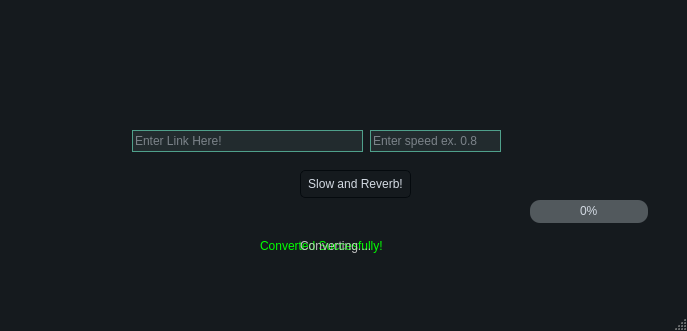
<?xml version="1.0" encoding="UTF-8"?>
<ui version="4.0">
 <class>MainWindow</class>
 <widget class="QMainWindow" name="MainWindow">
  <property name="geometry">
   <rect>
    <x>0</x>
    <y>0</y>
    <width>687</width>
    <height>331</height>
   </rect>
  </property>
  <property name="windowTitle">
   <string>MainWindow</string>
  </property>
  <property name="styleSheet">
   <string notr="true">/*
ManjaroMix Style Sheet for QT Applications
Author: Jaime A. Quiroga P.
Company: GTRONICK
Last updated: 25/02/2020, 15:42.
Available at: https://github.com/GTRONICK/QSS/blob/master/ManjaroMix.qss
*/
QMainWindow {
	background-color:#151a1e;
}
QCalendar {
	background-color: #151a1e;
}
QTextEdit {
	border-width: 1px;
	border-style: solid;
	border-color: #4fa08b;
	background-color: #222b2e;
	color: #d3dae3;
}
QPlainTextEdit {
	border-width: 1px;
	border-style: solid;
	border-color: #4fa08b;
	background-color: #222b2e;
	color: #d3dae3;
}
QToolButton {
	border-style: solid;
	border-top-color: qlineargradient(spread:pad, x1:0.5, y1:1, x2:0.5, y2:0, stop:0 rgb(215, 215, 215), stop:1 rgb(222, 222, 222));
	border-right-color: qlineargradient(spread:pad, x1:0, y1:0.5, x2:1, y2:0.5, stop:0 rgb(217, 217, 217), stop:1 rgb(227, 227, 227));
	border-left-color: qlineargradient(spread:pad, x1:0, y1:0.5, x2:1, y2:0.5, stop:0 rgb(227, 227, 227), stop:1 rgb(217, 217, 217));
	border-bottom-color: qlineargradient(spread:pad, x1:0.5, y1:1, x2:0.5, y2:0, stop:0 rgb(215, 215, 215), stop:1 rgb(222, 222, 222));
	border-width: 1px;
	border-radius: 5px;
	color: #d3dae3;
	padding: 2px;
	background-color: rgb(255,255,255);
}
QToolButton:hover{
	border-style: solid;
	border-top-color: qlineargradient(spread:pad, x1:0.5, y1:1, x2:0.5, y2:0, stop:0 rgb(195, 195, 195), stop:1 rgb(222, 222, 222));
	border-right-color: qlineargradient(spread:pad, x1:0, y1:0.5, x2:1, y2:0.5, stop:0 rgb(197, 197, 197), stop:1 rgb(227, 227, 227));
	border-left-color: qlineargradient(spread:pad, x1:0, y1:0.5, x2:1, y2:0.5, stop:0 rgb(227, 227, 227), stop:1 rgb(197, 197, 197));
	border-bottom-color: qlineargradient(spread:pad, x1:0.5, y1:1, x2:0.5, y2:0, stop:0 rgb(195, 195, 195), stop:1 rgb(222, 222, 222));
	border-width: 1px;
	border-radius: 5px;
	color: rgb(0,0,0);
	padding: 2px;
	background-color: rgb(255,255,255);
}
QToolButton:pressed{
	border-style: solid;
	border-top-color: qlineargradient(spread:pad, x1:0.5, y1:1, x2:0.5, y2:0, stop:0 rgb(215, 215, 215), stop:1 rgb(222, 222, 222));
	border-right-color: qlineargradient(spread:pad, x1:0, y1:0.5, x2:1, y2:0.5, stop:0 rgb(217, 217, 217), stop:1 rgb(227, 227, 227));
	border-left-color: qlineargradient(spread:pad, x1:0, y1:0.5, x2:1, y2:0.5, stop:0 rgb(227, 227, 227), stop:1 rgb(217, 217, 217));
	border-bottom-color: qlineargradient(spread:pad, x1:0.5, y1:1, x2:0.5, y2:0, stop:0 rgb(215, 215, 215), stop:1 rgb(222, 222, 222));
	border-width: 1px;
	border-radius: 5px;
	color: rgb(0,0,0);
	padding: 2px;
	background-color: rgb(142,142,142);
}
QPushButton{
	border-style: solid;
	border-color: #050a0e;
	border-width: 1px;
	border-radius: 5px;
	color: #d3dae3;
	padding: 2px;
	background-color: #151a1e;
}
QPushButton::default{
	border-style: solid;
	border-color: #050a0e;
	border-width: 1px;
	border-radius: 5px;
	color: #FFFFFF;
	padding: 2px;
	background-color: #151a1e;;
}
QPushButton:hover{
	border-style: solid;
	border-color: #050a0e;
	border-width: 1px;
	border-radius: 5px;
	color: #d3dae3;
	padding: 2px;
	background-color: #1c1f1f;
}
QPushButton:pressed{
	border-style: solid;
	border-color: #050a0e;
	border-width: 1px;
	border-radius: 5px;
	color: #d3dae3;
	padding: 2px;
	background-color: #2c2f2f;
}
QPushButton:disabled{
	border-style: solid;
	border-top-color: qlineargradient(spread:pad, x1:0.5, y1:1, x2:0.5, y2:0, stop:0 rgb(215, 215, 215), stop:1 rgb(222, 222, 222));
	border-right-color: qlineargradient(spread:pad, x1:0, y1:0.5, x2:1, y2:0.5, stop:0 rgb(217, 217, 217), stop:1 rgb(227, 227, 227));
	border-left-color: qlineargradient(spread:pad, x1:0, y1:0.5, x2:1, y2:0.5, stop:0 rgb(227, 227, 227), stop:1 rgb(217, 217, 217));
	border-bottom-color: qlineargradient(spread:pad, x1:0.5, y1:1, x2:0.5, y2:0, stop:0 rgb(215, 215, 215), stop:1 rgb(222, 222, 222));
	border-width: 1px;
	border-radius: 5px;
	color: #808086;
	padding: 2px;
	background-color: rgb(142,142,142);
}
QLineEdit {
	border-width: 1px;
	border-style: solid;
	border-color: #4fa08b;
	background-color: #222b2e;
	color: #d3dae3;
}
QLabel {
	color: #d3dae3;
}
QLCDNumber {
	color: #4d9b87;
}
QProgressBar {
	text-align: center;
	color: #d3dae3;
	border-radius: 10px;
	border-color: transparent;
	border-style: solid;
	background-color: #52595d;
}
QProgressBar::chunk {
	background-color: #214037	;
	border-radius: 10px;
}
QMenuBar {
	background-color: #151a1e;
}
QMenuBar::item {
	color: #d3dae3;
  	spacing: 3px;
  	padding: 1px 4px;
	background-color: #151a1e;
}

QMenuBar::item:selected {
  	background-color: #252a2e;
	color: #FFFFFF;
}
QMenu {
	background-color: #151a1e;
}
QMenu::item:selected {
	background-color: #252a2e;
	color: #FFFFFF;
}
QMenu::item {
	color: #d3dae3;
	background-color: #151a1e;
}
QTabWidget {
	color:rgb(0,0,0);
	background-color:#000000;
}
QTabWidget::pane {
		border-color: #050a0e;
		background-color: #1e282c;
		border-style: solid;
		border-width: 1px;
    	border-bottom-left-radius: 4px;
		border-bottom-right-radius: 4px;
}
QTabBar::tab:first {
	border-style: solid;
	border-left-width:1px;
	border-right-width:0px;
	border-top-width:1px;
	border-bottom-width:0px;
	border-top-color: #050a0e;
	border-left-color: #050a0e;
	border-bottom-color: #050a0e;
	border-top-left-radius: 4px;
	color: #d3dae3;
	padding: 3px;
	margin-left:0px;
	background-color: #151a1e;
}
QTabBar::tab:last {
	border-style: solid;
	border-top-width:1px;
	border-left-width:1px;
	border-right-width:1px;
	border-bottom-width:0px;
	border-color: #050a0e;
	border-top-right-radius: 4px;
	color: #d3dae3;
	padding: 3px;
	margin-left:0px;
	background-color: #151a1e;
}
QTabBar::tab {
	border-style: solid;
	border-top-width:1px;
	border-bottom-width:0px;
	border-left-width:1px;
	border-top-color: #050a0e;
	border-left-color: #050a0e;
	border-bottom-color: #050a0e;
	color: #d3dae3;
	padding: 3px;
	margin-left:0px;
	background-color: #151a1e;
}
QTabBar::tab:selected, QTabBar::tab:last:selected, QTabBar::tab:hover {
  	border-style: solid;
  	border-left-width:1px;
	border-bottom-width:0px;
	border-right-color: transparent;
	border-top-color: #050a0e;
	border-left-color: #050a0e;
	border-bottom-color: #050a0e;
	color: #FFFFFF;
	padding: 3px;
	margin-left:0px;
	background-color: #1e282c;
}

QTabBar::tab:selected, QTabBar::tab:first:selected, QTabBar::tab:hover {
  	border-style: solid;
  	border-left-width:1px;
  	border-bottom-width:0px;
  	border-top-width:1px;
	border-right-color: transparent;
	border-top-color: #050a0e;
	border-left-color: #050a0e;
	border-bottom-color: #050a0e;
	color: #FFFFFF;
	padding: 3px;
	margin-left:0px;
	background-color: #1e282c;
}

QCheckBox {
	color: #d3dae3;
	padding: 2px;
}
QCheckBox:disabled {
	color: #808086;
	padding: 2px;
}

QCheckBox:hover {
	border-radius:4px;
	border-style:solid;
	padding-left: 1px;
	padding-right: 1px;
	padding-bottom: 1px;
	padding-top: 1px;
	border-width:1px;
	border-color: transparent;
}
QCheckBox::indicator:checked {

	height: 10px;
	width: 10px;
	border-style:solid;
	border-width: 1px;
	border-color: #4fa08b;
	color: #000000;
	background-color: qradialgradient(cx:0.4, cy:0.4, radius: 1.5,fx:0, fy:0, stop:0 #1e282c, stop:0.3 #1e282c, stop:0.4 #4fa08b, stop:0.5 #1e282c, stop:1 #1e282c);
}
QCheckBox::indicator:unchecked {

	height: 10px;
	width: 10px;
	border-style:solid;
	border-width: 1px;
	border-color: #4fa08b;
	color: #000000;
}
QRadioButton {
	color: #d3dae3;
	padding: 1px;
}
QRadioButton::indicator:checked {
	height: 10px;
	width: 10px;
	border-style:solid;
	border-radius:5px;
	border-width: 1px;
	border-color: #4fa08b;
	color: #a9b7c6;
	background-color: qradialgradient(cx:0.5, cy:0.5, radius:0.4,fx:0.5, fy:0.5, stop:0 #4fa08b, stop:1 #1e282c);
}
QRadioButton::indicator:!checked {
	height: 10px;
	width: 10px;
	border-style:solid;
	border-radius:5px;
	border-width: 1px;
	border-color: #4fa08b;
	color: #a9b7c6;
	background-color: transparent;
}
QStatusBar {
	color:#027f7f;
}
QSpinBox {
	color: #d3dae3;
	background-color: #222b2e;
	border-width: 1px;
	border-style: solid;
	border-color: #4fa08b;
}
QDoubleSpinBox {
	color: #d3dae3;
	background-color: #222b2e;
	border-width: 1px;
	border-style: solid;
	border-color: #4fa08b;
}
QTimeEdit {
	color: #d3dae3;
	background-color: #222b2e;
	border-width: 1px;
	border-style: solid;
	border-color: #4fa08b;
}
QDateTimeEdit {
	color: #d3dae3;
	background-color: #222b2e;
	border-width: 1px;
	border-style: solid;
	border-color: #4fa08b;
}
QDateEdit {
	color: #d3dae3;
	background-color: #222b2e;
	border-width: 1px;
	border-style: solid;
	border-color: #4fa08b;
}
QFontComboBox {
	color: #d3dae3;
	background-color: #222b2e;
	border-width: 1px;
	border-style: solid;
	border-color: #4fa08b;
}
QComboBox {
	color: #d3dae3;
	background-color: #222b2e;
	border-width: 1px;
	border-style: solid;
	border-color: #4fa08b;
}

QDial {
	background: #16a085;
}

QToolBox {
	color: #a9b7c6;
	background-color: #222b2e;
}
QToolBox::tab {
	color: #a9b7c6;
	background-color:#222b2e;
}
QToolBox::tab:selected {
	color: #FFFFFF;
	background-color:#222b2e;
}
QScrollArea {
	color: #FFFFFF;
	background-color:#222b2e;
}
QSlider::groove:horizontal {
	height: 5px;
	background-color: #52595d;
}
QSlider::groove:vertical {
	width: 5px;
	background-color: #52595d;
}
QSlider::handle:horizontal {
	background: #1a2224;
	border-style: solid;
	border-width: 1px;
	border-color: rgb(207,207,207);
	width: 12px;
	margin: -5px 0;
	border-radius: 7px;
}
QSlider::handle:vertical {
	background: #1a2224;
	border-style: solid;
	border-width: 1px;
	border-color: rgb(207,207,207);
	height: 12px;
	margin: 0 -5px;
	border-radius: 7px;
}
QSlider::add-page:horizontal {
    background: #52595d;
}
QSlider::add-page:vertical {
    background: #52595d;
}
QSlider::sub-page:horizontal {
    background-color: #15433a;
}
QSlider::sub-page:vertical {
    background-color: #15433a;
}
QScrollBar:horizontal {
	max-height: 10px;
	border: 1px transparent grey;
	margin: 0px 20px 0px 20px;
	background: transparent;
}
QScrollBar:vertical {
	max-width: 10px;
	border: 1px transparent grey;
	margin: 20px 0px 20px 0px;
	background: transparent;
}
QScrollBar::handle:horizontal {
	background: #52595d;
	border-style: transparent;
	border-radius: 4px;
	min-width: 25px;
}
QScrollBar::handle:horizontal:hover {
	background: #58a492;
	border-style: transparent;
	border-radius: 4px;
	min-width: 25px;
}
QScrollBar::handle:vertical {
	background: #52595d;
	border-style: transparent;
	border-radius: 4px;
	min-height: 25px;
}
QScrollBar::handle:vertical:hover {
	background: #58a492;
	border-style: transparent;
	border-radius: 4px;
	min-height: 25px;
}
QScrollBar::add-line:horizontal {
   border: 2px transparent grey;
   border-top-right-radius: 4px;
   border-bottom-right-radius: 4px;
   background: #15433a;
   width: 20px;
   subcontrol-position: right;
   subcontrol-origin: margin;
}
QScrollBar::add-line:horizontal:pressed {
   border: 2px transparent grey;
   border-top-right-radius: 4px;
   border-bottom-right-radius: 4px;
   background: rgb(181,181,181);
   width: 20px;
   subcontrol-position: right;
   subcontrol-origin: margin;
}
QScrollBar::add-line:vertical {
   border: 2px transparent grey;
   border-bottom-left-radius: 4px;
   border-bottom-right-radius: 4px;
   background: #15433a;
   height: 20px;
   subcontrol-position: bottom;
   subcontrol-origin: margin;
}
QScrollBar::add-line:vertical:pressed {
   border: 2px transparent grey;
   border-bottom-left-radius: 4px;
   border-bottom-right-radius: 4px;
   background: rgb(181,181,181);
   height: 20px;
   subcontrol-position: bottom;
   subcontrol-origin: margin;
}
QScrollBar::sub-line:horizontal {
   border: 2px transparent grey;
   border-top-left-radius: 4px;
   border-bottom-left-radius: 4px;
   background: #15433a;
   width: 20px;
   subcontrol-position: left;
   subcontrol-origin: margin;
}
QScrollBar::sub-line:horizontal:pressed {
   border: 2px transparent grey;
   border-top-left-radius: 4px;
   border-bottom-left-radius: 4px;
   background: rgb(181,181,181);
   width: 20px;
   subcontrol-position: left;
   subcontrol-origin: margin;
}
QScrollBar::sub-line:vertical {
   border: 2px transparent grey;
   border-top-left-radius: 4px;
   border-top-right-radius: 4px;
   background: #15433a;
   height: 20px;
   subcontrol-position: top;
   subcontrol-origin: margin;
}
QScrollBar::sub-line:vertical:pressed {
   border: 2px transparent grey;
   border-top-left-radius: 4px;
   border-top-right-radius: 4px;
   background: rgb(181,181,181);
   height: 20px;
   subcontrol-position: top;
   subcontrol-origin: margin;
}

QScrollBar::add-page:horizontal, QScrollBar::sub-page:horizontal {
   background: none;
}
QScrollBar::add-page:vertical, QScrollBar::sub-page:vertical {
   background: none;
}</string>
  </property>
  <widget class="QWidget" name="centralwidget">
   <widget class="QLineEdit" name="link">
    <property name="geometry">
     <rect>
      <x>132</x>
      <y>130</y>
      <width>231</width>
      <height>22</height>
     </rect>
    </property>
    <property name="placeholderText">
     <string>Enter Link Here!</string>
    </property>
   </widget>
   <widget class="QLineEdit" name="speed">
    <property name="geometry">
     <rect>
      <x>370</x>
      <y>130</y>
      <width>131</width>
      <height>22</height>
     </rect>
    </property>
    <property name="placeholderText">
     <string>Enter speed ex. 0.8</string>
    </property>
   </widget>
   <widget class="QPushButton" name="slow">
    <property name="geometry">
     <rect>
      <x>300</x>
      <y>170</y>
      <width>111</width>
      <height>28</height>
     </rect>
    </property>
    <property name="text">
     <string>Slow and Reverb!</string>
    </property>
   </widget>
   <widget class="QLabel" name="label">
    <property name="enabled">
     <bool>true</bool>
    </property>
    <property name="geometry">
     <rect>
      <x>260</x>
      <y>230</y>
      <width>251</width>
      <height>31</height>
     </rect>
    </property>
    <property name="styleSheet">
     <string notr="true">color: rgb(0, 255, 0);
font: 12pt &quot;MS Shell Dlg 2&quot;;</string>
    </property>
    <property name="text">
     <string>Converted Succesfully!</string>
    </property>
   </widget>
   <widget class="QLabel" name="label2">
    <property name="enabled">
     <bool>true</bool>
    </property>
    <property name="geometry">
     <rect>
      <x>300</x>
      <y>230</y>
      <width>251</width>
      <height>31</height>
     </rect>
    </property>
    <property name="styleSheet">
     <string notr="true">color: rgb(194, 194, 194);
font: 12pt &quot;MS Shell Dlg 2&quot;;</string>
    </property>
    <property name="text">
     <string>Converting....</string>
    </property>
   </widget>
   <widget class="QProgressBar" name="progressBar">
    <property name="geometry">
     <rect>
      <x>530</x>
      <y>200</y>
      <width>118</width>
      <height>23</height>
     </rect>
    </property>
    <property name="value">
     <number>0</number>
    </property>
   </widget>
  </widget>
  <widget class="QMenuBar" name="menubar">
   <property name="geometry">
    <rect>
     <x>0</x>
     <y>0</y>
     <width>687</width>
     <height>23</height>
    </rect>
   </property>
  </widget>
  <widget class="QStatusBar" name="statusbar"/>
 </widget>
 <resources/>
 <connections/>
</ui>
